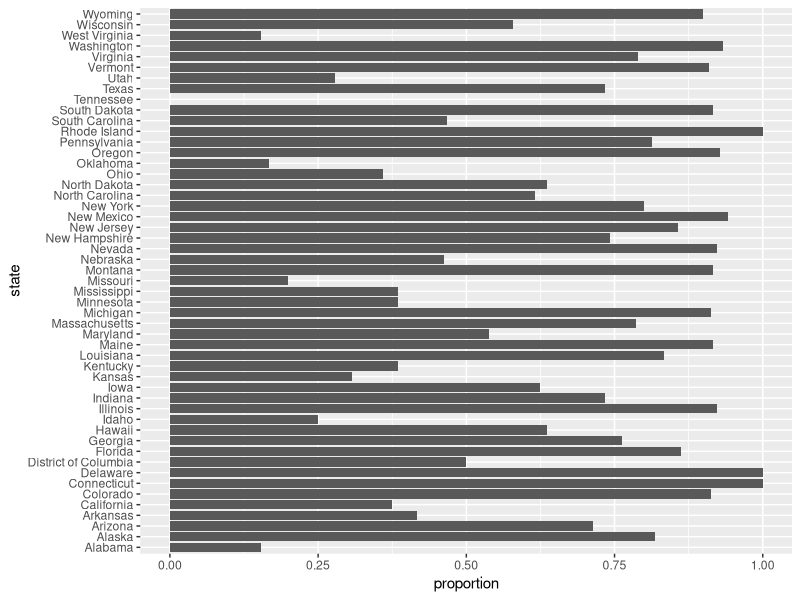
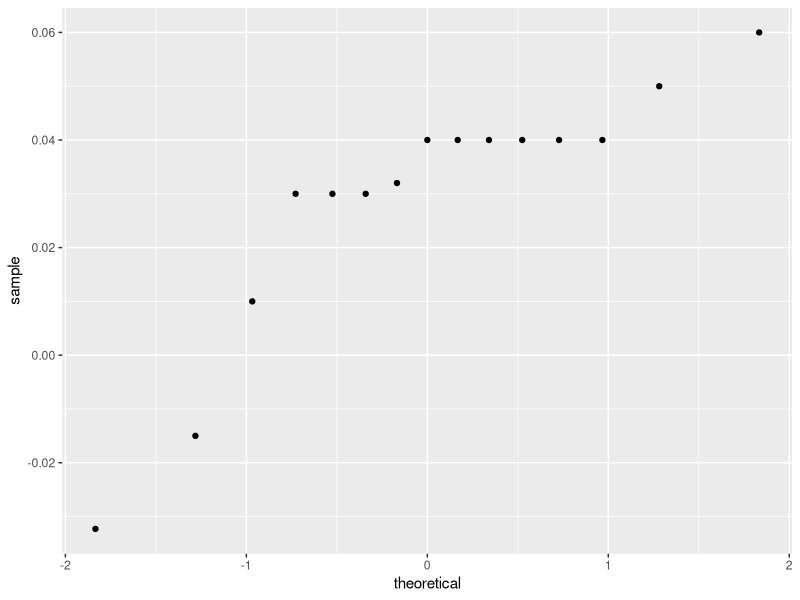

Here is the R script that generated these plots, in order:
## ---- chunk 1
prev <- 0.00025
N <- 100000
outcome <- sample(c("Disease","Healthy"), N, replace = TRUE, 
                  prob = c(prev, 1 - prev))
## ---- chunk 2
N_D <- sum(outcome== "Disease")
N_D
N_H <- sum(outcome == "Healthy")
N_H
## ---- chunk 3
accuracy <- 0.99
test <- vector("character", N)
test[outcome == "Disease"] <- sample(c("+", "-"), N_D, replace = TRUE, 
                                     prob = c(accuracy, 1-accuracy))
test[outcome == "Healthy"] <- sample(c("-", "+"), N_H, replace = TRUE, 
                                    prob = c(accuracy, 1-accuracy))
## ---- chunk 4
table(outcome, test)
## ---- chunk 5
1/100 * 1/8500
## ---- chunk 6
(0.50*1/1000000)/1/73000000
## ---- chunk 7
library(tidyverse)
library(dslabs)
data(polls_us_election_2016)
polls <- polls_us_election_2016 %>% 
  filter(state == "Florida" & enddate >= "2016-11-04" ) %>% 
  mutate(spread = rawpoll_clinton/100 - rawpoll_trump/100)
## ---- chunk 8
results <- polls %>% 
  summarize(avg = mean(spread),
            se = sd(spread)/ sqrt(length(spread))) %>% 
  mutate(start = avg - 1.96 *se, end = avg + 1.96*se)
## ---- chunk 9
library(tidyverse)
library(dslabs)
polls <- polls_us_election_2016 %>% 
  filter(state == "U.S." & enddate >= "2016-10-31" &
           (grade %in% c("A+","A","A-","B+") | is.na(grade))) %>% 
  mutate(spread = rawpoll_clinton/100 - rawpoll_trump/100)

one_poll_per_pollster <- polls %>% group_by(pollster) %>% 
  filter(enddate == max(enddate)) %>%
  ungroup()

results <- one_poll_per_pollster %>% 
  summarize(avg = mean(spread), se = sd(spread)/sqrt(length(spread))) %>% 
  mutate(start = avg - 1.96*se, end = avg + 1.96*se) 
## ---- chunk 10
mu <- 0
tau <- 0.035
sigma <- results$se
Y <- results$avg
B <- sigma^2 / (sigma^2 + tau^2)

posterior_mean <- B*mu + (1-B)*Y
posterior_se <- sqrt( 1/ (1/sigma^2 + 1/tau^2))

posterior_mean
posterior_se
## ---- chunk 11
posterior_mean + c(-1.96, 1.96)*posterior_se
## ---- chunk 12
1 - pnorm(0, posterior_mean, posterior_se)
## ---- chunk 13
set.seed(3)
J <- 6
N <- 2000
d <- .021
p <- (d + 1)/2
X <- d + rnorm(J, 0, 2 * sqrt(p * (1 - p) / N))
## ---- chunk 14
I <- 5
J <- 6
N <- 2000
X <- sapply(1:I, function(i){
  d + rnorm(J, 0, 2 * sqrt(p * (1 - p) / N))
})
## ---- chunk 15
I <- 5
J <- 6
N <- 2000
d <- .021
p <- (d + 1) / 2
h <- rnorm(I, 0, 0.025)
X <- sapply(1:I, function(i){
  d + h[i] + rnorm(J, 0, 2 * sqrt(p * (1 - p) / N))
})
## ---- chunk 16
sd(one_poll_per_pollster$spread)
## ---- chunk 17
mu <- 0
tau <- 0.035
sigma <- sqrt(results$se^2 + .025^2)
Y <- results$avg
B <- sigma^2 / (sigma^2 + tau^2)

posterior_mean <- B*mu + (1-B)*Y
posterior_se <- sqrt( 1/ (1/sigma^2 + 1/tau^2))

1 - pnorm(0, posterior_mean, posterior_se)
## ---- chunk 18
results_us_election_2016 %>% top_n(5, electoral_votes)
## ---- chunk 19
results <- polls_us_election_2016 %>%
  filter(state!="U.S." & 
           !str_detect(state, "CD") & 
           enddate >="2016-10-31" & 
           (grade %in% c("A+","A","A-","B+") | is.na(grade))) %>%
  mutate(spread = rawpoll_clinton/100 - rawpoll_trump/100) %>%
  group_by(state) %>%
  summarize(avg = mean(spread), sd = sd(spread), n = n()) %>%
  mutate(state = as.character(state))
## ---- chunk 20
results %>% arrange(abs(avg))
## ---- chunk 21
results <- left_join(results, results_us_election_2016, by = "state")
## ---- chunk 22
results_us_election_2016 %>% filter(!state %in% results$state) %>% 
  pull(state)
## ---- chunk 23
results <- results %>%
  mutate(sd = ifelse(is.na(sd), median(results$sd, na.rm = TRUE), sd))
## ---- chunk 24
#> # A tibble: 47 x 12
#>   state     avg      sd     n electoral_votes clinton trump others
#>   <chr>   <dbl>   <dbl> <int>           <int>   <dbl> <dbl>  <dbl>
#> 1 Alab… -0.149  2.53e-2     3               9    34.4  62.1    3.6
#> 2 Ariz… -0.0326 2.70e-2     9              11    45.1  48.7    6.2
#> 3 Arka… -0.151  9.90e-4     2               6    33.7  60.6    5.8
#> 4 Cali…  0.260  3.87e-2     5              55    61.7  31.6    6.7
#> 5 Colo…  0.0452 2.95e-2     7               9    48.2  43.3    8.6
#> # … with 42 more rows, and 4 more variables: sigma <dbl>, B <dbl>,
#> #   posterior_mean <dbl>, posterior_se <dbl>
## ---- chunk 25
B <- 10000
mu <- 0
tau <- 0.02
library(tidyverse)
electoral_votes <- results$electoral_votes.x

clinton_EV <- replicate(B, {
  results %>% mutate(sigma = sd/sqrt(n), 
                   B = sigma^2 / (sigma^2 + tau^2),
                   posterior_mean = B * mu + (1 - B) * avg,
                   posterior_se = sqrt(1 / (1/sigma^2 + 1/tau^2)),
                   result = rnorm(length(posterior_mean), 
                                  posterior_mean, posterior_se),
                   clinton = ifelse(result > 0, electoral_votes, 0)) %>% 
    summarize(clinton = sum(clinton)) %>% 
    pull(clinton) + 7
})

mean(clinton_EV > 269)
## ---- chunk 26
one_pollster <- polls_us_election_2016 %>% 
  filter(pollster == "Ipsos" & state == "U.S.") %>% 
  mutate(spread = rawpoll_clinton/100 - rawpoll_trump/100)
## ---- chunk 27
se <- one_pollster %>% 
  summarize(empirical = sd(spread), 
            theoretical = 2 * sqrt(mean(spread) * (1 - mean(spread)) /
                                     min(samplesize)))
se
## ---- chunk 28
library(tidyverse)
library(dslabs)
data("polls_us_election_2016")
polls <- polls_us_election_2016 %>% 
  filter(state != "U.S." & enddate >= "2016-10-31") %>% 
  mutate(spread = rawpoll_clinton/100 - rawpoll_trump/100)
## ---- chunk 29
cis <- polls %>% 
  mutate(X = (spread + 1)/2, se = 2*sqrt(X*(1-X)/samplesize), lower = spread - qnorm(0.975)*se, upper = spread + qnorm(0.975)*se) %>% 
  select(state, startdate, enddate, pollster, grade, spread, lower, upper)
## ---- chunk 30
add <- results_us_election_2016 %>% 
  mutate(actual_spread = clinton/100 - trump/100) %>% 
  select(state, actual_spread)
cis <- cis %>% 
  mutate(state = as.character(state)) %>% 
  left_join(add, by = "state")
## ---- chunk 31
cis = cis %>% 
  mutate(result = ifelse(actual_spread >lower & actual_spread < upper, 1 ,0))

sum(cis$result)/length(cis$result)
## ---- chunk 32
hits <- cis %>% 
  mutate(hit = actual_spread > lower & actual_spread < upper) %>% 
  group_by(pollster) %>% 
  filter(n() > 5) %>% 
  summarize(proportion = mean(hit), n = n( )) %>%
  arrange(-desc(proportion))
hits
## ---- chunk 33
states <- cis %>% 
  mutate(hit = actual_spread > lower & actual_spread < upper) %>% 
  group_by(state) %>% 
  filter(n() > 5) %>% 
  summarize(proportion = mean(hit), n = n( )) %>%
  arrange(-desc(proportion))
states
## ---- chunk 34
states %>% ggplot(aes(state, proportion)) + 
  geom_bar(stat = "identity") +
  coord_flip()
## ---- chunk 35
one_poll_per_pollster %>%
  ggplot(aes(sample=spread)) + stat_qq()
## ---- chunk 36
z <- qt(0.975,  nrow(one_poll_per_pollster)-1)
one_poll_per_pollster %>% 
  summarize(avg = mean(spread), moe = z*sd(spread)/sqrt(length(spread))) %>% 
  mutate(start = avg - moe, end = avg + moe) 
## ---- chunk 37
qt(0.975, 14)
## ---- chunk 38
qnorm(0.975)
## ---- chunk 39
data("polls_us_election_2016")
polls_us_election_2016 %>%
  filter(state =="Wisconsin" &
           enddate >="2016-10-31" & 
           (grade %in% c("A+","A","A-","B+") | is.na(grade))) %>%
  mutate(spread = rawpoll_clinton/100 - rawpoll_trump/100) %>%
  mutate(state = as.character(state)) %>%
  left_join(results_us_election_2016, by = "state") %>%
  mutate(actual = clinton/100 - trump/100) %>%
  summarize(actual = first(actual), avg = mean(spread), 
            sd = sd(spread), n = n()) %>%
  select(actual, avg, sd, n)
